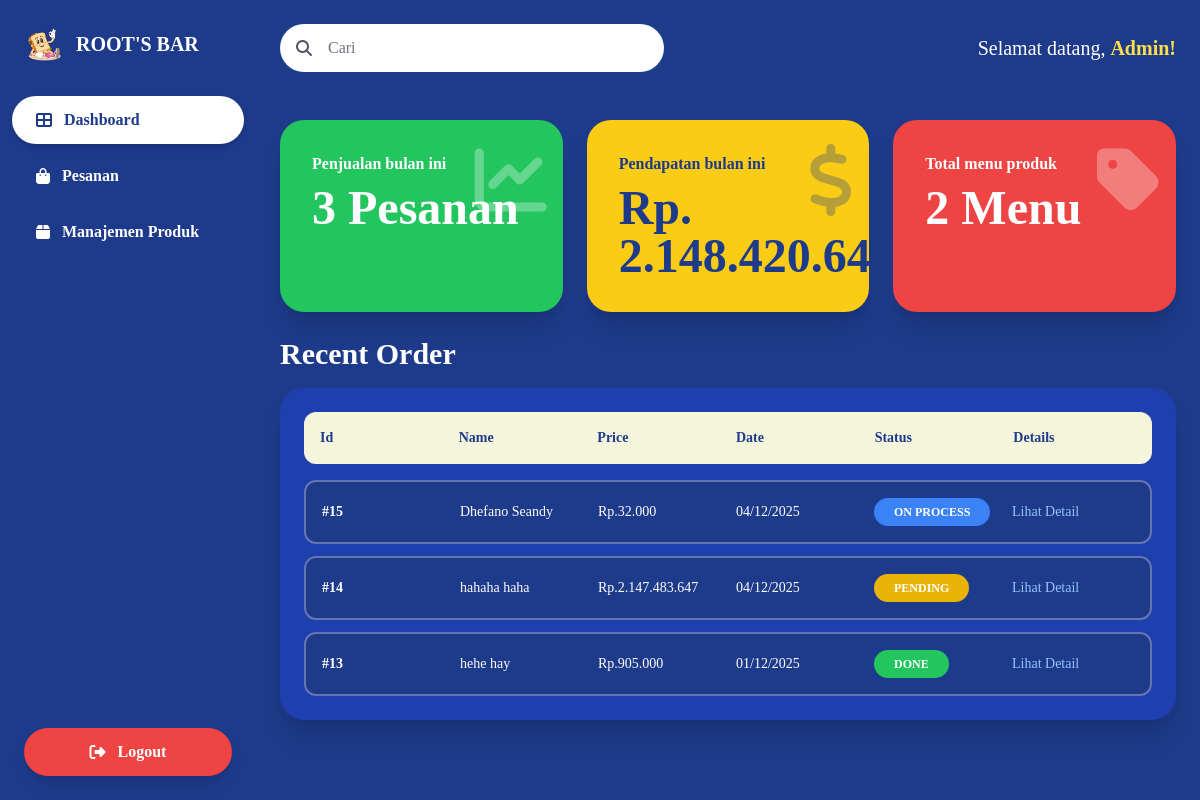
The app's page /dashboardadmin.php (signed in) with its own data.
### tables this page shows
CREATE TABLE `orders` (
  `id` int(11) NOT NULL,
  `first_name` varchar(100) NOT NULL,
  `last_name` varchar(100) NOT NULL,
  `phone` varchar(20) NOT NULL,
  `address` text NOT NULL,
  `service_type` enum('delivery','pickup') NOT NULL DEFAULT 'delivery',
  `status` enum('PENDING','ON PROCESS','ON DELIVERY','DONE','CANCELLED') DEFAULT 'PENDING',
  `subtotal` int(11) NOT NULL,
  `shipping` int(11) NOT NULL,
  `total` int(11) NOT NULL,
  `created_at` timestamp NOT NULL DEFAULT current_timestamp()
);

### dashboardadmin.php (the view, shortened to what this page needs)
<?php include "config/db.php";
$query = "SELECT * FROM orders ORDER BY created_at DESC";
$result = mysqli_query($conn, $query);
$q_products = mysqli_query($conn, "SELECT COUNT(*) AS total FROM products");
$total_products = mysqli_fetch_assoc($q_products)['total'];
$q_orders = mysqli_query($conn, "
    SELECT COUNT(*) AS total
    FROM orders
    WHERE MONTH(created_at) = MONTH(CURRENT_DATE())
      AND YEAR(created_at) = YEAR(CURRENT_DATE())
");
$total_orders = mysqli_fetch_assoc($q_orders)['total'];
$q_income = mysqli_query($conn, "
    SELECT SUM(total) AS total
    FROM orders
    WHERE MONTH(created_at) = MONTH(CURRENT_DATE())
      AND YEAR(created_at) = YEAR(CURRENT_DATE())
");
$total_income = mysqli_fetch_assoc($q_income)['total'] ?? 0;
?>
<!DOCTYPE html>
<html lang="en">
<head>
  <script src="https://cdn.tailwindcss.com"></script>
  <link rel="stylesheet" href="https://cdnjs.cloudflare.com/ajax/libs/font-awesome/6.4.0/css/all.min.css">
</head>
<body class="bg-[#1e3a8a] text-white overflow-hidden">
  <div class="flex h-screen">
  <aside class="w-64 bg-[#1e3a8a] flex flex-col justify-between py-6">
      <div>
        <div class="flex items-center gap-3 px-6 mb-8">
          <div class=" rounded-lg flex items-center justify-center">
             <img src="logo.png" alt="Logo" class="w-10">
          </div>
          <h1 class="text-white font-extrabold text-xl">ROOT'S BAR</h1>
        </div>
        <nav class="space-y-2 px-3">
          <a href="#" class="flex items-center gap-3 py-3 px-6 bg-white text-[#1e3a8a] rounded-full font-semibold shadow-md">
            <i class="fas fa-th-large"></i>
            <span>Dashboard</span>
          </a>
          <a href="pesanan.php" class="flex items-center gap-3 py-3 px-6 text-white hover:bg-white hover:text-[#1e3a8a] rounded-full font-semibold transition">
            <i class="fas fa-shopping-bag"></i>
            <span>Pesanan</span>
          </a>
          <a href="produk.php" class="flex items-center gap-3 py-3 px-6 text-white hover:bg-white hover:text-[#1e3a8a] rounded-full font-semibold transition">
            <i class="fas fa-box"></i>
            <span>Manajemen Produk</span>
          </a>
        </nav>
      </div>
      <button onclick="openLogoutPopup()" class="flex items-center gap-3 justify-center py-3 px-6 mx-6 bg-red-500 hover:bg-red-600 text-white rounded-full font-semibold shadow-lg transition">
        <i class="fas fa-sign-out-alt"></i>
        <span>Logout</span>
      </button>
    </aside>
    <main class="flex-1 flex flex-col overflow-y-auto">
      <header class="flex justify-between items-center p-6 bg-[#1e3a8a]">
<div class="relative w-96">
  <i class="fas fa-search absolute left-4 top-1/2 transform -translate-y-1/2 text-gray-600"></i>
  <input id="searchOrder" type="text" placeholder="Cari"
         class="rounded-full pl-12 pr-4 py-3 text-gray-700 placeholder-gray-500 w-full focus:outline-none focus:ring-2 focus:ring-blue-400">
</div>
        <p class="text-xl">Selamat datang, <span class="text-yellow-300 font-bold">Admin!</span></p>
      </header>
    <section class="grid grid-cols-3 gap-6 p-6">
    <div class="bg-green-500 p-8 rounded-3xl shadow-xl transform hover:scale-105 transition relative overflow-hidden">
      <div class="flex justify-between items-start">
        <div class="z-10">
          <p class="text-base font-semibold mb-2">Penjualan bulan ini</p>
          <h2 class="text-5xl font-extrabold"><?= $total_orders ?> Pesanan</h2>
        </div>
        <i class="fas fa-chart-line text-7xl opacity-30 absolute right-4 top-6"></i>
      </div>
    </div>
    <div class="bg-yellow-400 p-8 rounded-3xl text-[#1e3a8a] shadow-xl transform hover:scale-105 transition relative overflow-hidden">
      <div class="flex justify-between items-start">
        <div class="z-10">
          <p class="text-base font-bold mb-2">Pendapatan bulan ini</p>
          <h2 class="text-5xl font-extrabold">
            Rp. <?= number_format($total_income, 0, ',', '.') ?>
          </h2>
        </div>
        <i class="fas fa-dollar-sign text-7xl opacity-30 absolute right-4 top-6"></i>
      </div>
    </div>
    <div class="bg-red-500 p-8 rounded-3xl shadow-xl transform hover:scale-105 transition relative overflow-hidden">
      <div class="flex justify-between items-start">
        <div class="z-10">
          <p class="text-base font-semibold mb-2">Total menu produk</p>
          <h2 class="text-5xl font-extrabold"><?= $total_products ?> Menu</h2>
        </div>
        <i class="fas fa-tag text-7xl opacity-30 absolute right-4 top-6"></i>
      </div>
    </div>
</section>
      <section class="px-6 pb-6 flex-1">
        <h3 class="text-3xl font-extrabold mb-4">Recent Order</h3>
        <div class="bg-[#1e40af] rounded-3xl overflow-hidden shadow-xl p-6">
          <div class="grid grid-cols-6 gap-4 text-sm font-bold bg-[#f5f5dc] text-[#1e3a8a] p-4 rounded-xl mb-4">
            <span>Id</span>
            <span>Name</span>
            <span>Price</span>
            <span>Date</span>
            <span>Status</span>
            <span>Details</span>
          </div>
         <div class="space-y-3">
<?php while ($row = mysqli_fetch_assoc($result)) : ?>
    <?php
    $status = strtoupper($row['status']);
    $badgeStyle = [
        "PENDING"      => "bg-yellow-500",
        "ON PROCESS"   => "bg-blue-500",
        "ON DELIVERY"  => "bg-purple-500",
        "DONE"         => "bg-green-500",
        "CANCELLED"    => "bg-red-600"
    ];
    $color = $badgeStyle[$status] ?? "bg-gray-500";
    ?>
    <div class="grid grid-cols-6 gap-4 items-center text-sm p-4 rounded-xl border-2 border-white/30 bg-[#1e3a8a] order-item">
        <span class="font-semibold">#<?= $row['id'] ?></span>
        <span><?= $row['first_name'] . " " . $row['last_name'] ?></span>
        <span>Rp.<?= number_format($row['total'], 0, ',', '.') ?></span>
        <span><?= date("d/m/Y", strtotime($row['created_at'])) ?></span>
        <span>
            <span class="<?= $color ?> text-white px-5 py-1.5 rounded-full text-xs font-bold inline-block">
                <?= $status ?>
            </span>
        </span>
        <a href="detailpesanan.php?id=<?= $row['id'] ?>"
           class="text-blue-300 cursor-pointer hover:text-white transition">
           Lihat Detail
        </a>
    </div>
<?php endwhile; ?>
</div>
          </div>
        </div>
</body>
</html>

### dashboardadmin.php (style rules this page uses)
body { font-family: serif; }

### records on screen
orders: id "15", first_name "Dhefano", last_name "Seandy", total "32.000", created_at "04/12/2025", status "ON PROCESS"
orders: id "14", first_name "hahaha", last_name "haha", total "2.147.483.647", created_at "04/12/2025", status "PENDING"
orders: id "13", first_name "hehe", last_name "hay", total "905.000", created_at "01/12/2025", status "DONE"

### other values on screen
$total_orders "3"
$total_products "2"
